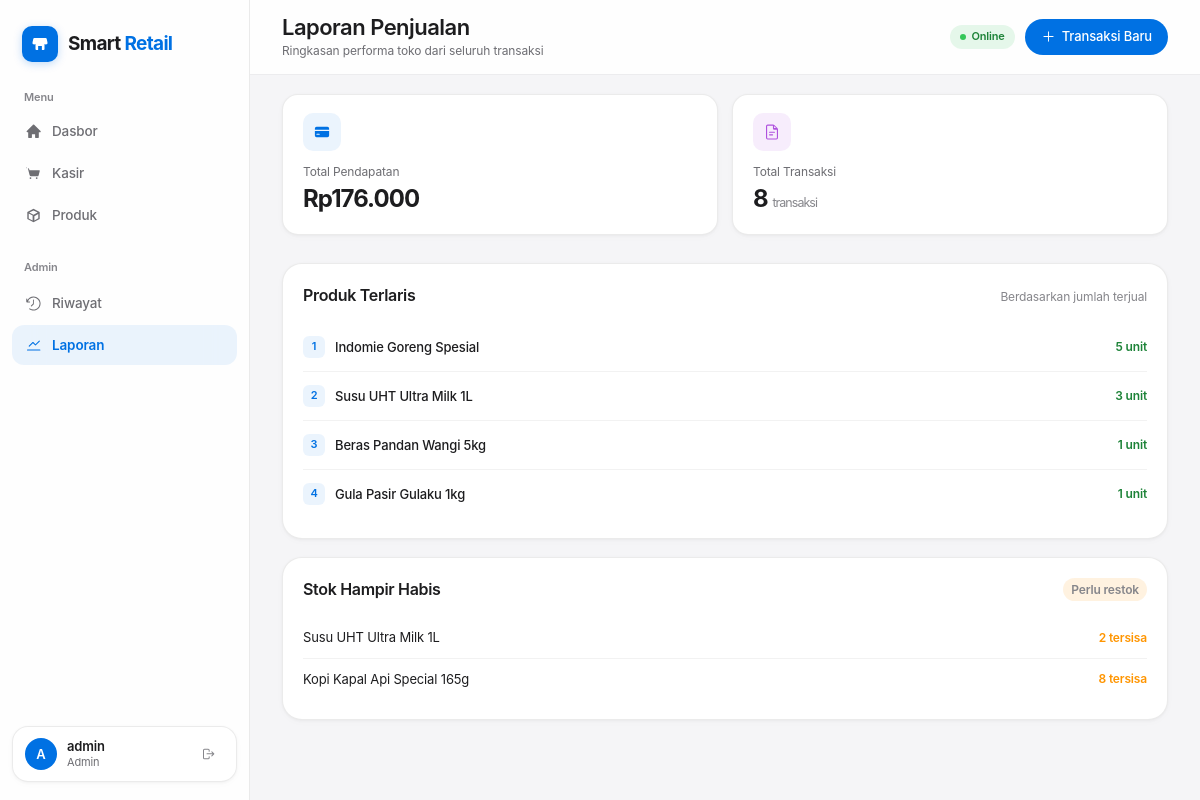
Page /laporan (signed in) on the earlier database version.
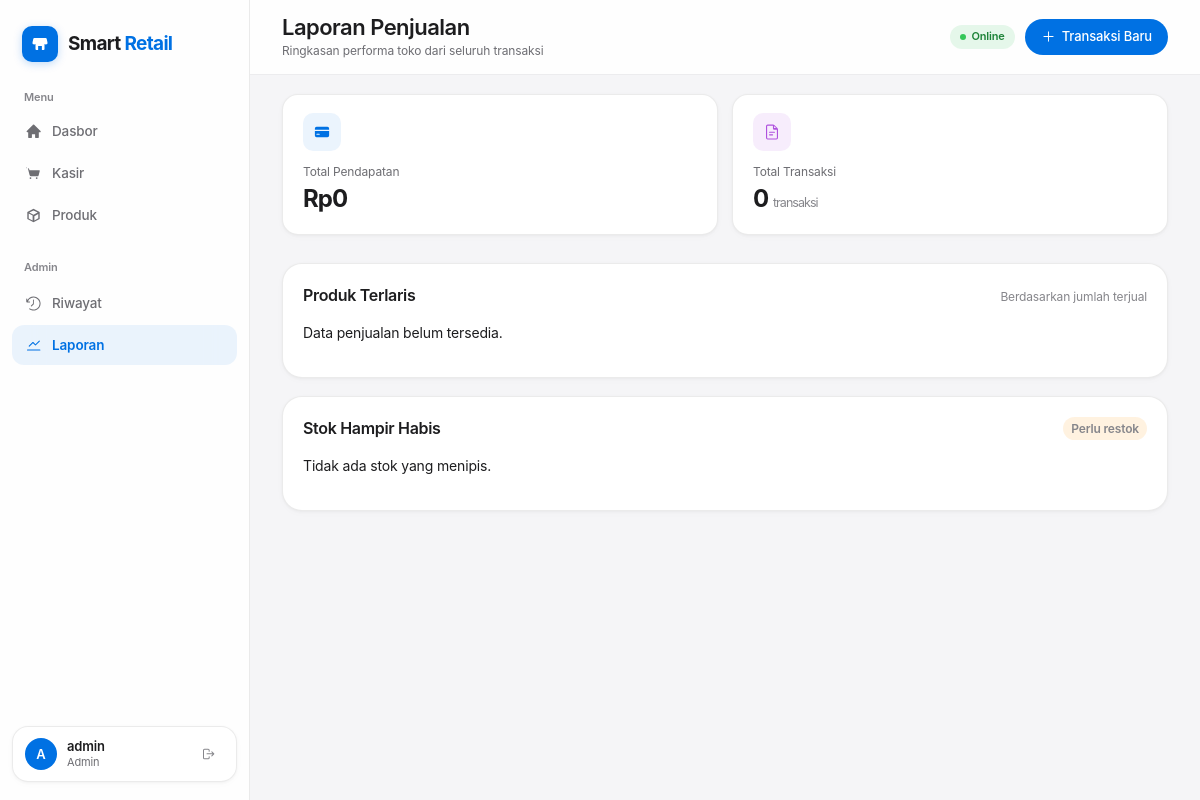
Same page on the later database version.
### tables this page shows
CREATE TABLE Produk (
                id INTEGER PRIMARY KEY AUTOINCREMENT,
                nama_produk TEXT NOT NULL,
                harga_modal INTEGER NOT NULL CHECK(harga_modal >= 0),
                harga_jual INTEGER NOT NULL CHECK(harga_jual >= 0),
                stok INTEGER NOT NULL CHECK(stok >= 0)
            , kategori TEXT NOT NULL DEFAULT 'Lainnya');

### app.py (the view)
@app.get("/laporan")
@login_required("Admin")
def laporan():
    conn = koneksi_db()
    cursor = conn.cursor(dictionary=True)
    cursor.execute("SELECT COUNT(*) AS total_transaksi, COALESCE(SUM(total_bayar), 0) AS total_pendapatan FROM transaksi")
    ringkasan = cursor.fetchone()
    cursor.execute("""SELECT p.nama_produk, SUM(d.jumlah) AS total_terjual FROM detail_transaksi d JOIN produk p ON p.id=d.id_produk GROUP BY p.id, p.nama_produk ORDER BY total_terjual DESC LIMIT 5""")
    terlaris = cursor.fetchall()
    cursor.execute("SELECT nama_produk, stok FROM produk WHERE stok < 10 ORDER BY stok ASC")
    stok_menipis = cursor.fetchall()
    cursor.close()
    conn.close()
    return render_template("laporan.html", ringkasan=ringkasan, terlaris=terlaris, stok_menipis=stok_menipis)

### app.py (called while the page is built)
@app.after_request
def add_cache_headers(response):
    if request.path.startswith("/static/"):
        response.headers["Cache-Control"] = "public, max-age=3600"
    else:
        response.headers["Cache-Control"] = "no-store"
    return response

def koneksi_db(pilih_database=True):
    return SQLiteConnection()

def format_rupiah(nilai):
    return f"Rp{int(nilai or 0):,}".replace(",", ".")

@app.template_filter("rupiah")
def filter_rupiah(nilai):
    return format_rupiah(nilai)

def login_required(*roles):
    def decorator(view):
        @wraps(view)
        def wrapped_view(*args, **kwargs):
            if "user_id" not in session:
                flash("Silakan masuk terlebih dahulu.", "error")
                return redirect(url_for("login"))
            if roles and session.get("role") not in roles:
                flash("Anda tidak memiliki akses ke halaman tersebut.", "error")
                return redirect(url_for("dashboard"))
            return view(*args, **kwargs)
        return wrapped_view
    return decorator

@app.context_processor
def inject_globals():
    return {"user": {"nama": session.get("username"), "role": session.get("role")}}

### templates/laporan.html (shortened to what this page needs)
{% extends 'base.html' %}
{% import 'icons.html' as icons %}
{% block heading %}Laporan Penjualan{% endblock %}
{% block subtitle %}Ringkasan performa toko dari seluruh transaksi{% endblock %}
{% block content %}
<section class="metric-grid two">
  <article class="metric-card"><span class="metric-icon blue">{{ icons.icon('wallet') }}</span><p>Total Pendapatan</p><strong>{{ ringkasan.total_pendapatan|rupiah }}</strong></article>
  <article class="metric-card"><span class="metric-icon purple">{{ icons.icon('receipt') }}</span><p>Total Transaksi</p><strong>{{ ringkasan.total_transaksi }} <small>transaksi</small></strong></article>
</section>
<section class="dashboard-grid report-grid">
  <article class="panel report-panel"><div class="panel-title"><h2>Produk Terlaris</h2><span>Berdasarkan jumlah terjual</span></div>{% for item in terlaris %}<div class="rank-row"><span>{{ loop.index }}</span><strong title="{{ item.nama_produk }}">{{ item.nama_produk }}</strong><b>{{ item.total_terjual }} unit</b></div>{% else %}<p class="empty">Data penjualan belum tersedia.</p>{% endfor %}</article>
  <article class="panel low-stock"><div class="panel-title"><h2>Stok Hampir Habis</h2><span class="badge warning-badge">Perlu restok</span></div>{% for item in stok_menipis %}<div class="stock-row"><span>{{ item.nama_produk }}</span><b>{{ item.stok }} tersisa</b></div>{% else %}<p class="empty">Tidak ada stok yang menipis.</p>{% endfor %}</article>
</section>
{% endblock %}

Differences in the rows shown:
removed Produk: nama_produk "Indomie Goreng Spesial", total_terjual "5", shown under "Produk Terlaris"
removed Produk: nama_produk "Susu UHT Ultra Milk 1L", total_terjual "3", stok "2"
removed Produk: nama_produk "Beras Pandan Wangi 5kg", total_terjual "1", shown under "Produk Terlaris"
removed Produk: nama_produk "Gula Pasir Gulaku 1kg", total_terjual "1", shown under "Produk Terlaris"
removed Produk: nama_produk "Kopi Kapal Api Special 165g", stok "8", shown under "Stok Hampir Habis"
Other differences:
{{ ringkasan.total_pendapatan|rupiah }}: "Rp176.000" → "Rp0"
{{ ringkasan.total_transaksi }}: "8" → "0"
text now shown: "Data penjualan belum tersedia. Tidak ada stok yang menipis."
